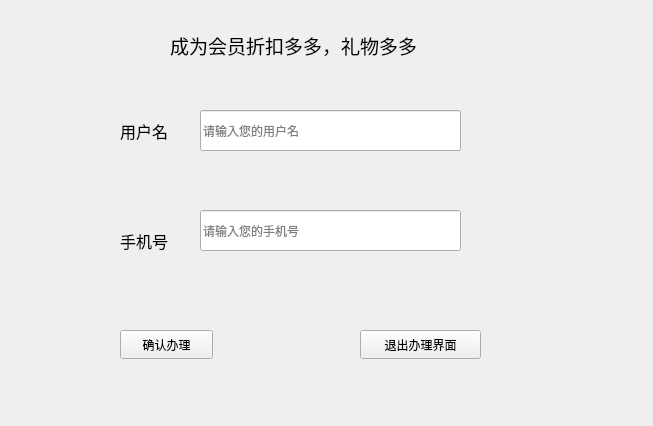
<?xml version="1.0" encoding="UTF-8"?>
<ui version="4.0">
 <class>client_vip</class>
 <widget class="QWidget" name="client_vip">
  <property name="geometry">
   <rect>
    <x>0</x>
    <y>0</y>
    <width>653</width>
    <height>426</height>
   </rect>
  </property>
  <property name="font">
   <font>
    <family>华康方圆体W7</family>
   </font>
  </property>
  <property name="windowTitle">
   <string>会员办理</string>
  </property>
  <property name="windowIcon">
   <iconset resource="sdufe.qrc">
    <normaloff>:/山财大校徽.png</normaloff>:/山财大校徽.png</iconset>
  </property>
  <widget class="QPushButton" name="pushButton">
   <property name="geometry">
    <rect>
     <x>360</x>
     <y>330</y>
     <width>121</width>
     <height>29</height>
    </rect>
   </property>
   <property name="text">
    <string>退出办理界面</string>
   </property>
  </widget>
  <widget class="QPushButton" name="pushButton_2">
   <property name="geometry">
    <rect>
     <x>120</x>
     <y>330</y>
     <width>93</width>
     <height>29</height>
    </rect>
   </property>
   <property name="text">
    <string>确认办理</string>
   </property>
  </widget>
  <widget class="QLineEdit" name="lineEdit">
   <property name="geometry">
    <rect>
     <x>200</x>
     <y>110</y>
     <width>261</width>
     <height>41</height>
    </rect>
   </property>
   <property name="text">
    <string/>
   </property>
   <property name="placeholderText">
    <string>请输入您的用户名</string>
   </property>
  </widget>
  <widget class="QLabel" name="label">
   <property name="geometry">
    <rect>
     <x>120</x>
     <y>110</y>
     <width>61</width>
     <height>41</height>
    </rect>
   </property>
   <property name="font">
    <font>
     <family>华康方圆体W7</family>
     <pointsize>12</pointsize>
    </font>
   </property>
   <property name="text">
    <string>用户名</string>
   </property>
  </widget>
  <widget class="QLineEdit" name="lineEdit1">
   <property name="geometry">
    <rect>
     <x>200</x>
     <y>210</y>
     <width>261</width>
     <height>41</height>
    </rect>
   </property>
   <property name="text">
    <string/>
   </property>
   <property name="placeholderText">
    <string>请输入您的手机号</string>
   </property>
  </widget>
  <widget class="QLabel" name="label_2">
   <property name="geometry">
    <rect>
     <x>120</x>
     <y>220</y>
     <width>71</width>
     <height>41</height>
    </rect>
   </property>
   <property name="font">
    <font>
     <family>华康方圆体W7</family>
     <pointsize>12</pointsize>
    </font>
   </property>
   <property name="text">
    <string>手机号</string>
   </property>
  </widget>
  <widget class="QLabel" name="label_3">
   <property name="geometry">
    <rect>
     <x>170</x>
     <y>20</y>
     <width>371</width>
     <height>51</height>
    </rect>
   </property>
   <property name="font">
    <font>
     <family>华康方圆体W7</family>
     <pointsize>14</pointsize>
    </font>
   </property>
   <property name="text">
    <string>成为会员折扣多多，礼物多多</string>
   </property>
  </widget>
 </widget>
 <resources>
  <include location="sdufe.qrc"/>
 </resources>
 <connections/>
</ui>
